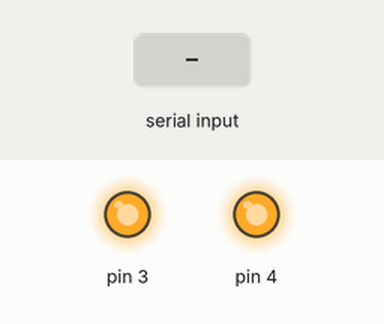
This sketch was run on a simulated Arduino Uno, built with avr-gcc and run on an emulated ATmega328P. Parts: output pins drawn as LEDs (lit = HIGH). The test bench sets the inputs (shaded band). What the sketch prints to the serial monitor is not drawn.

Above: at 2.2 s.
2.3 s: "22" received over Serial
At 3.6 s:
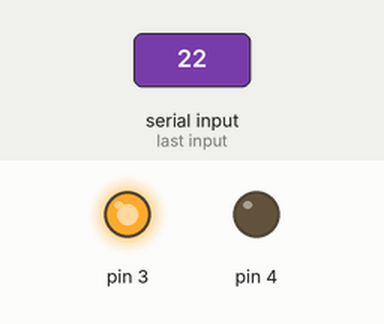
4.8 s: "11" received over Serial
At 6.7 s:
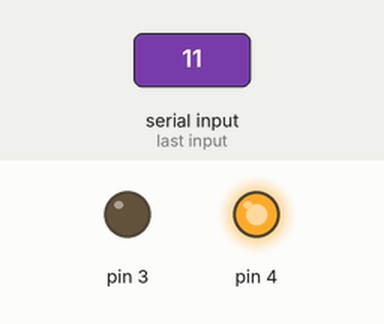
7.3 s: "10" received over Serial
At 8.6 s:
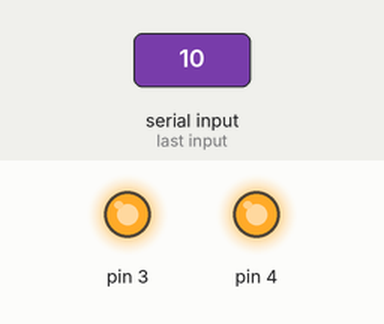
Timing chart, 0 to 10.3 s (numbered marks = the images above; inputs shaded):
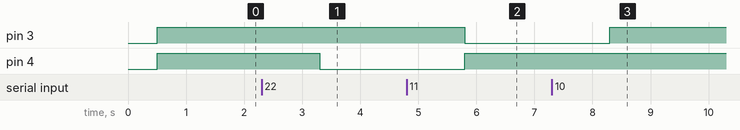

The sketch:

Climber_v1.1.ino
```cpp
String dat="";

void serialEvent()
{
  if(Serial.available())
 {
  dat=Serial.readString();
  Serial.print(dat);
 }
}

void AttachDcmotor(String Ble_data)
{
  if(Ble_data.indexOf("10") >=0 || Ble_data.indexOf("1110") >=0 || Ble_data.indexOf("2210") >=0)
    {
        digitalWrite(3,HIGH);
        digitalWrite(4,HIGH);
        Ble_data="";
    }
   else if(Ble_data.indexOf("22") >=0)
   {

      digitalWrite(3,HIGH);
      digitalWrite(4,LOW);


   }
   else if(Ble_data.indexOf("11") >=0)
   {

       digitalWrite(3,LOW);
       digitalWrite(4,HIGH);
    }

}

void setup() {

Serial.begin(9600);
delay(500);
pinMode(3,OUTPUT);
pinMode(4,OUTPUT);
digitalWrite(3,HIGH);
digitalWrite(4,HIGH);
 Serial.println("Device Ready");
delay(500);

}

void loop()
{
  // put your main code here, to run repeatedly:

 AttachDcmotor(dat);
}
```

Measured:
- after the input at 2.3 s, pin 4: HIGH → LOW after 1.0 s
- after the input at 4.8 s, pin 3: HIGH → LOW after 1.0 s; pin 4: LOW → HIGH after 1.0 s
- after the input at 7.3 s, pin 3: LOW → HIGH after 1.0 s
